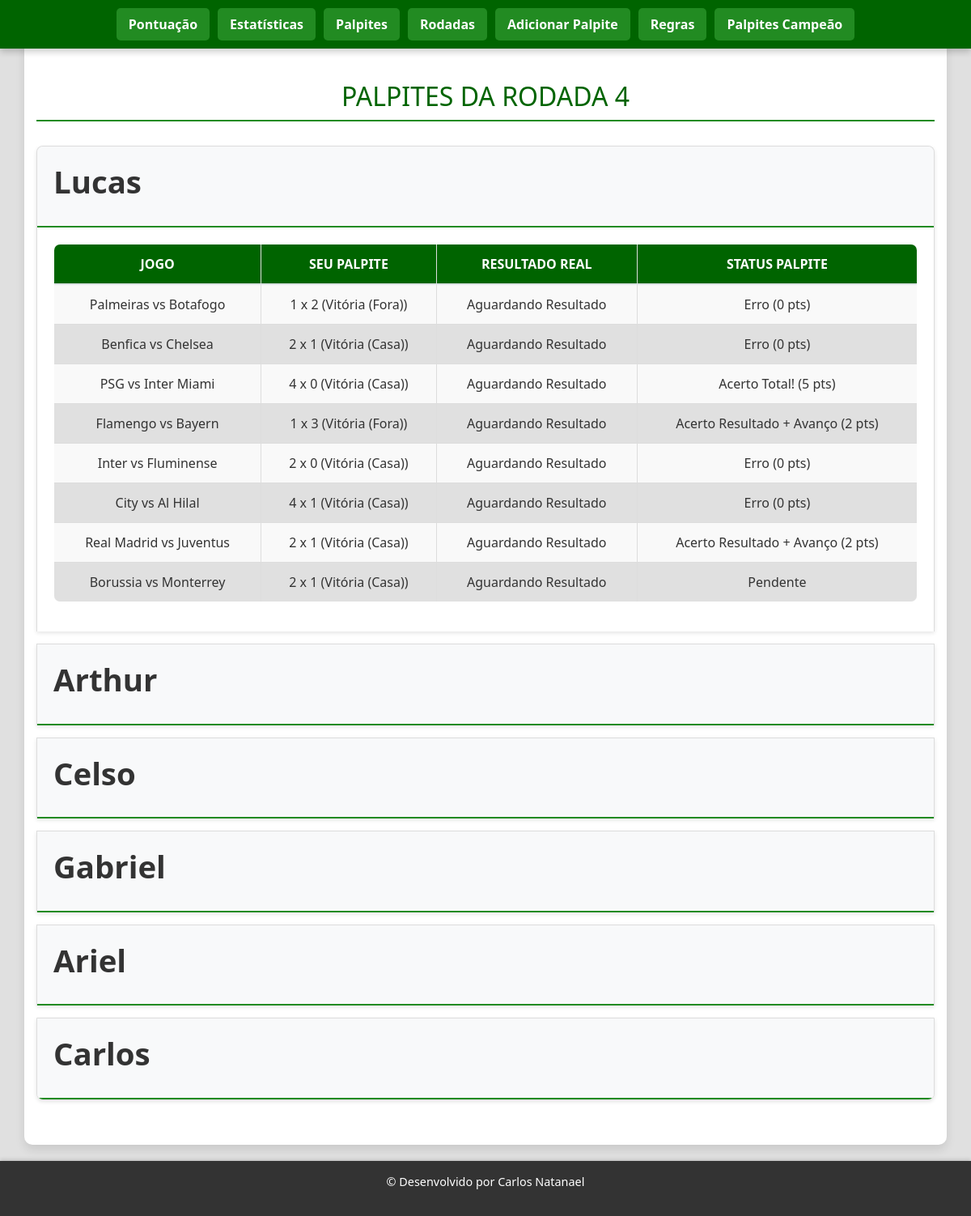
The app's page /rodada/4, older data.
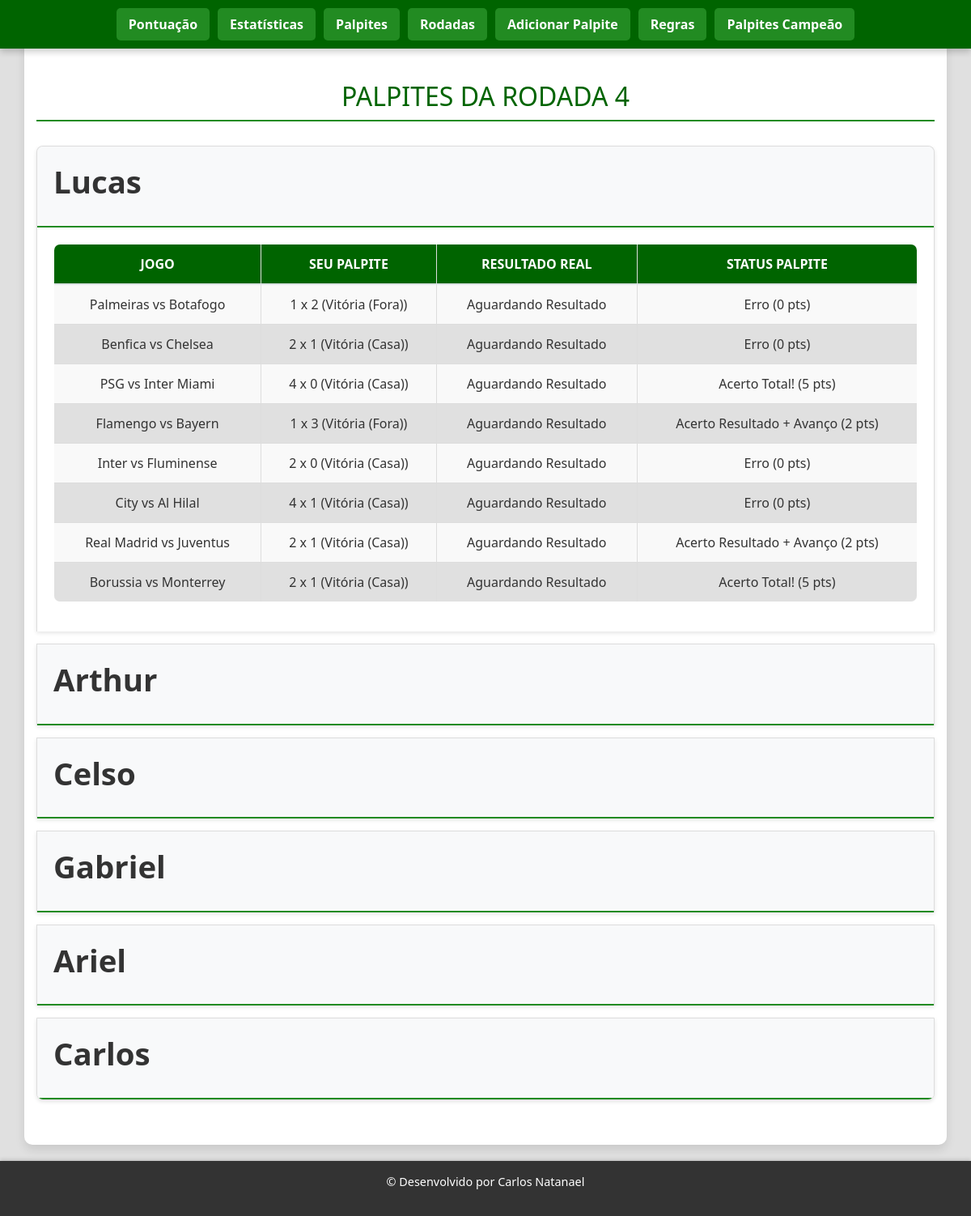
The same page, newer data.
### tables this page shows
CREATE TABLE palpites (
        id INTEGER PRIMARY KEY AUTOINCREMENT,
        nome TEXT,
        rodada INTEGER,
        game_id INTEGER,
        time1 TEXT,
        time2 TEXT,
        gol_time1 INTEGER,
        gol_time2 INTEGER,
        resultado TEXT,
        status TEXT
    , quem_avanca TEXT);

### app.py (the view)
@app.route('/rodada/<int:numero>')
def exibir_rodada(numero):
    conn = get_db()
    palpites = conn.execute("SELECT * FROM palpites WHERE rodada = ?", (numero,)).fetchall()
    jogos_da_rodada = conn.execute(
        "SELECT * FROM jogos WHERE rodada = ? ORDER BY data_hora",
        (numero,)
    ).fetchall()
    palpites_agrupados = {}
    for palpite in palpites:
        nome = palpite['nome']
        if nome not in palpites_agrupados:
            palpites_agrupados[nome] = []
        palpites_agrupados[nome].append(palpite)
    return render_template('rodada.html',
                           rodada=numero,
                           palpites_agrupados=palpites_agrupados,
                           jogos_da_rodada=jogos_da_rodada)

### app.py (called while the page is built)
def get_db():
    if 'db' not in g:
        g.db = sqlite3.connect('palpites.db', timeout=10)
        g.db.row_factory = sqlite3.Row
    return g.db

### backup/sistema_papiteiros v1/templates/rodada.html (shortened to what this page needs)
<!DOCTYPE html>
<html lang="pt">
<head>
    <link rel="stylesheet" href="https://stackpath.bootstrapcdn.com/bootstrap/4.5.2/css/bootstrap.min.css">
    <link rel="stylesheet" href="{{ url_for('static', filename='rodada.css') }}">
</head>
<body class="site-container">
    <header>
        <nav class="navbar navbar-expand-lg navbar-dark fixed-top">
            <div class="collapse navbar-collapse justify-content-center" id="navbarNav">
                <ul class="navbar-nav">
                    <li class="nav-item">
                        <a class="nav-link" href="{{ url_for('index') }}">Pontuação</a>
                    </li>
                    <li class="nav-item">
                        <a class="nav-link" href="{{ url_for('estatisticas') }}">Estatísticas</a>
                    </li>
                    <li class="nav-item">
                        <a class="nav-link" href="{{ url_for('exibir_palpites') }}">Palpites</a>
                    </li>
                    <li class="nav-item">
                        <a class="nav-link" href="{{ url_for('exibir_rodadas') }}">Rodadas</a>
                    </li>
                    <li class="nav-item">
                        <a class="nav-link" href="{{ url_for('adicionar_palpites') }}">Adicionar Palpite</a>
                    </li>
                    <li class="nav-item">
                        <a class="nav-link" href="{{ url_for('regra') }}">Regras</a>
                    </li>
                    <li class="nav-item">
                        <a class="nav-link" href="{{ url_for('ver_palpites_campeao') }}">Palpites Campeão</a>
                    </li>
                </ul>
            </div>
        </nav>
    </header>
    <main class="container" style="padding-top: 80px;">
        <h2>PALPITES DA RODADA {{ rodada }}</h2>
        <div class="accordion" id="accordionPalpites">
            {% for nome, palpites_por_nome in palpites_agrupados.items() %}
            <div class="card">
                <div class="card-header" id="heading{{ loop.index }}">
                    <h2 class="mb-0">
                        <button class="btn btn-link" type="button" data-toggle="collapse" data-target="#collapse{{ loop.index }}" aria-expanded="{% if loop.first %}true{% else %}false{% endif %}" aria-controls="collapse{{ loop.index }}">
                            {{ nome }}
                        </button>
                    </h2>
                </div>
                <div id="collapse{{ loop.index }}" class="collapse {% if loop.first %}show{% endif %}" aria-labelledby="heading{{ loop.index }}" data-parent="#accordionPalpites">
                    <div class="card-body">
                        <table class="table">
                            <thead>
                                <tr>
                                    <th>Jogo</th>
                                    <th>Seu Palpite</th>
                                    <th>Resultado Real</th>
                                    <th>Status Palpite</th>
                                </tr>
                            </thead>
                            <tbody>
                                {% for palpite in palpites_por_nome %}
                                <tr>
                                    <td>
                                        {% set jogo_info = none %}
                                        {% for j in jogos_da_rodada %}
                                            {% if j.id == palpite.game_id %}
                                                {% set jogo_info = j %}
                                            {% endif %}
                                        {% endfor %}
                                        {% if jogo_info %}
                                            <div class="game-matchup">
                                                <img src="{{ jogo_info.time1_img }}" alt="{{ jogo_info.time1_nome }}" class="team-logo-small"/>
                                                {{ jogo_info.time1_sigla }} vs {{ jogo_info.time2_sigla }}
                                                <img src="{{ jogo_info.time2_img }}" alt="{{ jogo_info.time2_nome }}" class="team-logo-small"/>
                                                <br>
                                                <small>{{ jogo_info.data_hora.split(' ')[0] | format_date_br }} {{ jogo_info.data_hora.split(' ')[1] }}</small>
                                            </div>
                                        {% else %}
                                            {{ palpite['time1'] }} vs {{ palpite['time2'] }}
                                        {% endif %}
                                    </td>
                                    <td>{{ palpite['gol_time1'] }} x {{ palpite['gol_time2'] }} ({{ palpite['resultado'] }})</td>
                                    <td>
                                        {% if jogo_info and jogo_info.placar_time1 is not none %}
                                            {{ jogo_info.placar_time1 }} x {{ jogo_info.placar_time2 }}
                                        {% else %}
                                            Aguardando Resultado
                                        {% endif %}
                                    </td>
                                    <td>{{ palpite['status'] }}</td>
                                </tr>
                                {% endfor %}
                            </tbody>
                        </table>
                    </div>
                </div>
            </div>
            {% endfor %}
        </div>
    </main>
    <footer>
        <p>© Desenvolvido por Carlos Natanael</p>
    </footer>
</body>
</html>

### backup/sistema_papiteiros v1/static/rodada.css (style rules this page uses)
body { font-family: 'Segoe UI', Tahoma, Geneva, Verdana, sans-serif; margin: 0; padding: 0; background-color: #e0e0e0; color: #333; }
header { padding: 0; box-shadow: none; border-bottom: none; }
header h1, nav { display: none; }
.navbar { background-color: #006400 !important; box-shadow: 0 4px 8px rgba(0, 0, 0, 0.2); border-bottom: none; padding: 10px 20px; z-index: 1030; }
.navbar-nav .nav-item .nav-link { color: #fff !important; font-weight: bold; padding: 8px 15px !important; margin: 0 5px; border-radius: 5px; transition: background-color 0.3s ease, color 0.3s ease; background-color: #228B22; }
main { padding: 40px 20px; text-align: center; max-width: 1000px; margin: 20px auto; background-color: #ffffff; border-radius: 10px; box-shadow: 0 6px 12px rgba(0, 0, 0, 0.1); color: #333; }
h1, h2 { color: #006400; font-size: 2em; margin-bottom: 25px; text-transform: uppercase; text-align: center; border-bottom: 2px solid #228B22; padding-bottom: 10px; letter-spacing: normal; }
.accordion { margin-top: 30px; }
.card { border: 1px solid #ddd; border-radius: 8px; margin-bottom: 15px; box-shadow: 0 2px 5px rgba(0, 0, 0, 0.1); overflow: hidden; background-color: #f9f9f9; }
.card-header { background-color: #f8f9fa; border-bottom: 1px solid #ddd; padding: 0; }
.card-header h2 button { width: 100%; text-align: left; padding: 15px 20px; font-size: 1.2em; color: #333; font-weight: bold; text-decoration: none; background-color: transparent; border: none; transition: background-color 0.3s ease; }
.card-body { padding: 20px; background-color: #ffffff; }
table { width: 100%; border-collapse: collapse; background-color: #ffffff; border-radius: 8px; overflow: hidden; }
table, th, td { border: 1px solid #ddd; }
th, td { padding: 12px 10px; text-align: center; font-size: 1em; color: #333; }
th { background-color: #006400; color: #ffffff; text-transform: uppercase; }
td { background-color: #f9f9f9; }
tr:nth-child(even) td { background-color: #e0e0e0; }
html, body { height: 100%; margin: 0; padding: 0; }
.site-container { display: flex; flex-direction: column; min-height: 100vh; }
footer { background-color: #333; color: #fff; padding: 15px 0; text-align: center; width: 100%; font-size: 0.9em; box-shadow: 0 -1px 5px rgba(0, 0, 0, 0.2); margin-top: 0; }

Row changes from the older to the newer data that the page shows:
changed palpites "Borussia": status "Pendente" → "Acerto Total! (5 pts)"
